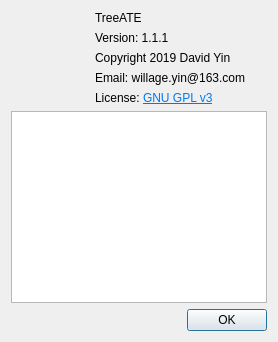
<?xml version="1.0" encoding="UTF-8"?>
<ui version="4.0">
 <class>AboutDialog</class>
 <widget class="QDialog" name="AboutDialog">
  <property name="geometry">
   <rect>
    <x>0</x>
    <y>0</y>
    <width>268</width>
    <height>317</height>
   </rect>
  </property>
  <property name="sizePolicy">
   <sizepolicy hsizetype="Fixed" vsizetype="Fixed">
    <horstretch>0</horstretch>
    <verstretch>0</verstretch>
   </sizepolicy>
  </property>
  <property name="windowTitle">
   <string>About</string>
  </property>
  <property name="modal">
   <bool>false</bool>
  </property>
  <layout class="QVBoxLayout" name="verticalLayout">
   <property name="sizeConstraint">
    <enum>QLayout::SetFixedSize</enum>
   </property>
   <item>
    <layout class="QHBoxLayout" name="horizontalLayout">
     <item>
      <widget class="QLabel" name="label">
       <property name="sizePolicy">
        <sizepolicy hsizetype="Fixed" vsizetype="Fixed">
         <horstretch>0</horstretch>
         <verstretch>0</verstretch>
        </sizepolicy>
       </property>
       <property name="minimumSize">
        <size>
         <width>68</width>
         <height>68</height>
        </size>
       </property>
       <property name="styleSheet">
        <string notr="true">image: url(:/ATE.ico);</string>
       </property>
       <property name="text">
        <string/>
       </property>
      </widget>
     </item>
     <item>
      <layout class="QVBoxLayout" name="verticalLayout_2">
       <property name="leftMargin">
        <number>10</number>
       </property>
       <item>
        <widget class="QLabel" name="label_2">
         <property name="styleSheet">
          <string notr="true">font: 28pt &quot;Arial&quot;;</string>
         </property>
         <property name="text">
          <string>TreeATE</string>
         </property>
        </widget>
       </item>
       <item>
        <widget class="QLabel" name="label_3">
         <property name="text">
          <string notr="true">Version: 1.1.1 </string>
         </property>
        </widget>
       </item>
       <item>
        <widget class="QLabel" name="label_4">
         <property name="text">
          <string>Copyright 2019 David Yin</string>
         </property>
        </widget>
       </item>
       <item>
        <widget class="QLabel" name="label_6">
         <property name="text">
          <string>Email: willage.yin@163.com</string>
         </property>
        </widget>
       </item>
       <item>
        <widget class="QLabel" name="label_license">
         <property name="text">
          <string>&lt;html&gt;&lt;head/&gt;&lt;body&gt;&lt;p&gt;License: &lt;a href=&quot;https://www.gnu.org/licenses/gpl.html&quot;&gt;&lt;span style=&quot; text-decoration: underline; color:#007af4;&quot;&gt;GNU GPL v3&lt;/span&gt;&lt;/a&gt;&lt;/p&gt;&lt;/body&gt;&lt;/html&gt;</string>
         </property>
        </widget>
       </item>
      </layout>
     </item>
    </layout>
   </item>
   <item>
    <widget class="QListWidget" name="listWidget"/>
   </item>
   <item>
    <widget class="QDialogButtonBox" name="buttonBox">
     <property name="orientation">
      <enum>Qt::Horizontal</enum>
     </property>
     <property name="standardButtons">
      <set>QDialogButtonBox::Ok</set>
     </property>
    </widget>
   </item>
  </layout>
 </widget>
 <resources/>
 <connections>
  <connection>
   <sender>buttonBox</sender>
   <signal>accepted()</signal>
   <receiver>AboutDialog</receiver>
   <slot>accept()</slot>
   <hints>
    <hint type="sourcelabel">
     <x>248</x>
     <y>254</y>
    </hint>
    <hint type="destinationlabel">
     <x>157</x>
     <y>274</y>
    </hint>
   </hints>
  </connection>
  <connection>
   <sender>buttonBox</sender>
   <signal>rejected()</signal>
   <receiver>AboutDialog</receiver>
   <slot>reject()</slot>
   <hints>
    <hint type="sourcelabel">
     <x>316</x>
     <y>260</y>
    </hint>
    <hint type="destinationlabel">
     <x>286</x>
     <y>274</y>
    </hint>
   </hints>
  </connection>
 </connections>
</ui>
